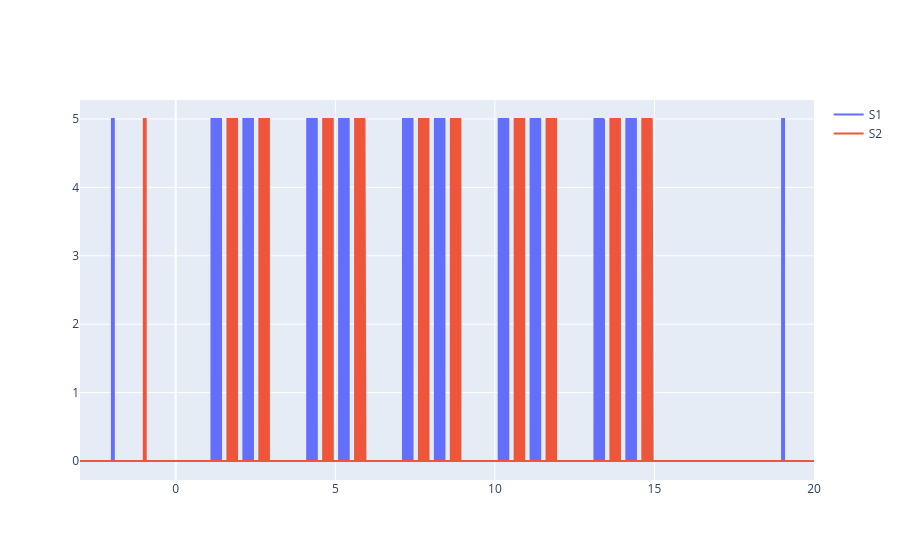

The code cell stored with this chart in its notebook:
### Code cell
fig = go.Figure()
fig.add_trace(
    go.Scatter(x = t, y = S1actcmd, mode="lines", name="S1")
)
fig.add_trace(
    go.Scatter(x = t, y = S2actcmd, mode="lines",  name="S2")
)

### Figure 1 — Plotly figure (JSON) as saved in the notebook; plotly's stock layout.template omitted (floating-point values rounded to 4 significant figures; data arrays with more than 128 entries replaced by an {"elided": "..."} marker saying what was removed)
{"data": [{"mode": "lines", "name": "S1", "type": "scatter", "x": {"elided": "23000 float values"}, "y": {"elided": "23000 int values"}}, {"mode": "lines", "name": "S2", "type": "scatter", "x": {"elided": "23000 float values"}, "y": {"elided": "23000 int values"}}], "layout": {}}
